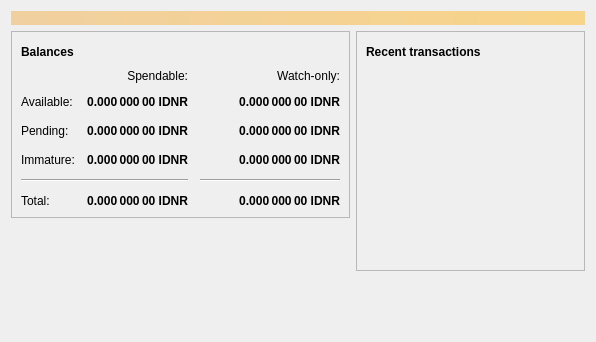
<?xml version="1.0" encoding="UTF-8"?>
<ui version="4.0">
 <class>OverviewPage</class>
 <widget class="QWidget" name="OverviewPage">
  <property name="geometry">
   <rect>
    <x>0</x>
    <y>0</y>
    <width>596</width>
    <height>342</height>
   </rect>
  </property>
  <property name="windowTitle">
   <string>Form</string>
  </property>
  <layout class="QVBoxLayout" name="topLayout">
   <item>
    <widget class="QLabel" name="labelAlerts">
     <property name="visible">
      <bool>false</bool>
     </property>
     <property name="styleSheet">
      <string notr="true">QLabel { background-color: qlineargradient(x1: 0, y1: 0, x2: 1, y2: 0, stop:0 #F0D0A0, stop:1 #F8D488); color:#000000; }</string>
     </property>
     <property name="wordWrap">
      <bool>true</bool>
     </property>
     <property name="margin">
      <number>3</number>
     </property>
     <property name="textInteractionFlags">
      <set>Qt::TextSelectableByMouse</set>
     </property>
    </widget>
   </item>
   <item>
    <layout class="QHBoxLayout" name="horizontalLayout" stretch="1,1">
     <item>
      <layout class="QVBoxLayout" name="verticalLayout_2">
       <item>
        <widget class="QFrame" name="frame">
         <property name="frameShape">
          <enum>QFrame::StyledPanel</enum>
         </property>
         <property name="frameShadow">
          <enum>QFrame::Raised</enum>
         </property>
         <layout class="QVBoxLayout" name="verticalLayout_4">
          <item>
           <layout class="QHBoxLayout" name="horizontalLayout_4">
            <item>
             <widget class="QLabel" name="label_5">
              <property name="font">
               <font>
                <weight>75</weight>
                <bold>true</bold>
               </font>
              </property>
              <property name="text">
               <string>Balances</string>
              </property>
             </widget>
            </item>
            <item>
             <widget class="QPushButton" name="labelWalletStatus">
              <property name="enabled">
               <bool>true</bool>
              </property>
              <property name="maximumSize">
               <size>
                <width>30</width>
                <height>16777215</height>
               </size>
              </property>
              <property name="toolTip">
               <string>The displayed information may be out of date. Your wallet automatically synchronizes with the Litecoin network after a connection is established, but this process has not completed yet.</string>
              </property>
              <property name="text">
               <string/>
              </property>
              <property name="icon">
               <iconset resource="../bitcoin.qrc">
                <normaloff>:/icons/warning</normaloff>
                <disabledoff>:/icons/warning</disabledoff>:/icons/warning</iconset>
              </property>
              <property name="iconSize">
               <size>
                <width>24</width>
                <height>24</height>
               </size>
              </property>
              <property name="flat">
               <bool>true</bool>
              </property>
             </widget>
            </item>
            <item>
             <spacer name="horizontalSpacer_3">
              <property name="orientation">
               <enum>Qt::Horizontal</enum>
              </property>
              <property name="sizeHint" stdset="0">
               <size>
                <width>40</width>
                <height>20</height>
               </size>
              </property>
             </spacer>
            </item>
           </layout>
          </item>
          <item>
           <layout class="QGridLayout" name="gridLayout">
            <property name="spacing">
             <number>12</number>
            </property>
            <item row="2" column="2">
             <widget class="QLabel" name="labelWatchPending">
              <property name="font">
               <font>
                <weight>75</weight>
                <bold>true</bold>
               </font>
              </property>
              <property name="cursor">
               <cursorShape>IBeamCursor</cursorShape>
              </property>
              <property name="toolTip">
               <string>Unconfirmed transactions to watch-only addresses</string>
              </property>
              <property name="text">
               <string notr="true">0.000 000 00 IDNR</string>
              </property>
              <property name="alignment">
               <set>Qt::AlignRight|Qt::AlignTrailing|Qt::AlignVCenter</set>
              </property>
              <property name="textInteractionFlags">
               <set>Qt::LinksAccessibleByMouse|Qt::TextSelectableByKeyboard|Qt::TextSelectableByMouse</set>
              </property>
             </widget>
            </item>
            <item row="2" column="1">
             <widget class="QLabel" name="labelUnconfirmed">
              <property name="font">
               <font>
                <weight>75</weight>
                <bold>true</bold>
               </font>
              </property>
              <property name="cursor">
               <cursorShape>IBeamCursor</cursorShape>
              </property>
              <property name="toolTip">
               <string>Total of transactions that have yet to be confirmed, and do not yet count toward the spendable balance</string>
              </property>
              <property name="text">
               <string notr="true">0.000 000 00 IDNR</string>
              </property>
              <property name="alignment">
               <set>Qt::AlignRight|Qt::AlignTrailing|Qt::AlignVCenter</set>
              </property>
              <property name="textInteractionFlags">
               <set>Qt::LinksAccessibleByMouse|Qt::TextSelectableByKeyboard|Qt::TextSelectableByMouse</set>
              </property>
             </widget>
            </item>
            <item row="3" column="2">
             <widget class="QLabel" name="labelWatchImmature">
              <property name="font">
               <font>
                <weight>75</weight>
                <bold>true</bold>
               </font>
              </property>
              <property name="cursor">
               <cursorShape>IBeamCursor</cursorShape>
              </property>
              <property name="toolTip">
               <string>Mined balance in watch-only addresses that has not yet matured</string>
              </property>
              <property name="text">
               <string notr="true">0.000 000 00 IDNR</string>
              </property>
              <property name="alignment">
               <set>Qt::AlignRight|Qt::AlignTrailing|Qt::AlignVCenter</set>
              </property>
              <property name="textInteractionFlags">
               <set>Qt::LinksAccessibleByMouse|Qt::TextSelectableByKeyboard|Qt::TextSelectableByMouse</set>
              </property>
             </widget>
            </item>
            <item row="4" column="0" colspan="2">
             <widget class="Line" name="line">
              <property name="orientation">
               <enum>Qt::Horizontal</enum>
              </property>
             </widget>
            </item>
            <item row="4" column="2">
             <widget class="Line" name="lineWatchBalance">
              <property name="sizePolicy">
               <sizepolicy hsizetype="Preferred" vsizetype="Fixed">
                <horstretch>0</horstretch>
                <verstretch>0</verstretch>
               </sizepolicy>
              </property>
              <property name="minimumSize">
               <size>
                <width>140</width>
                <height>0</height>
               </size>
              </property>
              <property name="orientation">
               <enum>Qt::Horizontal</enum>
              </property>
             </widget>
            </item>
            <item row="5" column="0">
             <widget class="QLabel" name="labelTotalText">
              <property name="text">
               <string>Total:</string>
              </property>
             </widget>
            </item>
            <item row="3" column="1">
             <widget class="QLabel" name="labelImmature">
              <property name="font">
               <font>
                <weight>75</weight>
                <bold>true</bold>
               </font>
              </property>
              <property name="cursor">
               <cursorShape>IBeamCursor</cursorShape>
              </property>
              <property name="toolTip">
               <string>Mined balance that has not yet matured</string>
              </property>
              <property name="text">
               <string notr="true">0.000 000 00 IDNR</string>
              </property>
              <property name="alignment">
               <set>Qt::AlignRight|Qt::AlignTrailing|Qt::AlignVCenter</set>
              </property>
              <property name="textInteractionFlags">
               <set>Qt::LinksAccessibleByMouse|Qt::TextSelectableByKeyboard|Qt::TextSelectableByMouse</set>
              </property>
             </widget>
            </item>
            <item row="2" column="3">
             <spacer name="horizontalSpacer_2">
              <property name="orientation">
               <enum>Qt::Horizontal</enum>
              </property>
              <property name="sizeHint" stdset="0">
               <size>
                <width>40</width>
                <height>20</height>
               </size>
              </property>
             </spacer>
            </item>
            <item row="3" column="0">
             <widget class="QLabel" name="labelImmatureText">
              <property name="text">
               <string>Immature:</string>
              </property>
             </widget>
            </item>
            <item row="5" column="1">
             <widget class="QLabel" name="labelTotal">
              <property name="font">
               <font>
                <weight>75</weight>
                <bold>true</bold>
               </font>
              </property>
              <property name="cursor">
               <cursorShape>IBeamCursor</cursorShape>
              </property>
              <property name="toolTip">
               <string>Your current total balance</string>
              </property>
              <property name="text">
               <string notr="true">0.000 000 00 IDNR</string>
              </property>
              <property name="alignment">
               <set>Qt::AlignRight|Qt::AlignTrailing|Qt::AlignVCenter</set>
              </property>
              <property name="textInteractionFlags">
               <set>Qt::LinksAccessibleByMouse|Qt::TextSelectableByKeyboard|Qt::TextSelectableByMouse</set>
              </property>
             </widget>
            </item>
            <item row="5" column="2">
             <widget class="QLabel" name="labelWatchTotal">
              <property name="font">
               <font>
                <weight>75</weight>
                <bold>true</bold>
               </font>
              </property>
              <property name="cursor">
               <cursorShape>IBeamCursor</cursorShape>
              </property>
              <property name="toolTip">
               <string>Current total balance in watch-only addresses</string>
              </property>
              <property name="text">
               <string notr="true">0.000 000 00 IDNR</string>
              </property>
              <property name="alignment">
               <set>Qt::AlignRight|Qt::AlignTrailing|Qt::AlignVCenter</set>
              </property>
              <property name="textInteractionFlags">
               <set>Qt::LinksAccessibleByMouse|Qt::TextSelectableByKeyboard|Qt::TextSelectableByMouse</set>
              </property>
             </widget>
            </item>
            <item row="0" column="2">
             <widget class="QLabel" name="labelWatchonly">
              <property name="text">
               <string>Watch-only:</string>
              </property>
              <property name="alignment">
               <set>Qt::AlignRight|Qt::AlignTrailing|Qt::AlignVCenter</set>
              </property>
             </widget>
            </item>
            <item row="1" column="0">
             <widget class="QLabel" name="labelBalanceText">
              <property name="text">
               <string>Available:</string>
              </property>
             </widget>
            </item>
            <item row="1" column="1">
             <widget class="QLabel" name="labelBalance">
              <property name="font">
               <font>
                <weight>75</weight>
                <bold>true</bold>
               </font>
              </property>
              <property name="cursor">
               <cursorShape>IBeamCursor</cursorShape>
              </property>
              <property name="toolTip">
               <string>Your current spendable balance</string>
              </property>
              <property name="text">
               <string notr="true">0.000 000 00 IDNR</string>
              </property>
              <property name="alignment">
               <set>Qt::AlignRight|Qt::AlignTrailing|Qt::AlignVCenter</set>
              </property>
              <property name="textInteractionFlags">
               <set>Qt::LinksAccessibleByMouse|Qt::TextSelectableByKeyboard|Qt::TextSelectableByMouse</set>
              </property>
             </widget>
            </item>
            <item row="1" column="2">
             <widget class="QLabel" name="labelWatchAvailable">
              <property name="font">
               <font>
                <weight>75</weight>
                <bold>true</bold>
               </font>
              </property>
              <property name="cursor">
               <cursorShape>IBeamCursor</cursorShape>
              </property>
              <property name="toolTip">
               <string>Your current balance in watch-only addresses</string>
              </property>
              <property name="text">
               <string notr="true">0.000 000 00 IDNR</string>
              </property>
              <property name="alignment">
               <set>Qt::AlignRight|Qt::AlignTrailing|Qt::AlignVCenter</set>
              </property>
              <property name="textInteractionFlags">
               <set>Qt::LinksAccessibleByMouse|Qt::TextSelectableByKeyboard|Qt::TextSelectableByMouse</set>
              </property>
             </widget>
            </item>
            <item row="2" column="0">
             <widget class="QLabel" name="labelPendingText">
              <property name="text">
               <string>Pending:</string>
              </property>
             </widget>
            </item>
            <item row="0" column="1">
             <widget class="QLabel" name="labelSpendable">
              <property name="text">
               <string>Spendable:</string>
              </property>
              <property name="alignment">
               <set>Qt::AlignRight|Qt::AlignTrailing|Qt::AlignVCenter</set>
              </property>
             </widget>
            </item>
           </layout>
          </item>
         </layout>
        </widget>
       </item>
       <item>
        <spacer name="verticalSpacer">
         <property name="orientation">
          <enum>Qt::Vertical</enum>
         </property>
         <property name="sizeHint" stdset="0">
          <size>
           <width>20</width>
           <height>40</height>
          </size>
         </property>
        </spacer>
       </item>
      </layout>
     </item>
     <item>
      <layout class="QVBoxLayout" name="verticalLayout_3">
       <item>
        <widget class="QFrame" name="frame_2">
         <property name="frameShape">
          <enum>QFrame::StyledPanel</enum>
         </property>
         <property name="frameShadow">
          <enum>QFrame::Raised</enum>
         </property>
         <layout class="QVBoxLayout" name="verticalLayout">
          <item>
           <layout class="QHBoxLayout" name="horizontalLayout_2">
            <item>
             <widget class="QLabel" name="label_4">
              <property name="font">
               <font>
                <weight>75</weight>
                <bold>true</bold>
               </font>
              </property>
              <property name="text">
               <string>Recent transactions</string>
              </property>
             </widget>
            </item>
            <item>
             <widget class="QPushButton" name="labelTransactionsStatus">
              <property name="enabled">
               <bool>true</bool>
              </property>
              <property name="maximumSize">
               <size>
                <width>30</width>
                <height>16777215</height>
               </size>
              </property>
              <property name="toolTip">
               <string>The displayed information may be out of date. Your wallet automatically synchronizes with the Litecoin network after a connection is established, but this process has not completed yet.</string>
              </property>
              <property name="text">
               <string/>
              </property>
              <property name="icon">
               <iconset resource="../bitcoin.qrc">
                <normaloff>:/icons/warning</normaloff>
                <disabledoff>:/icons/warning</disabledoff>:/icons/warning</iconset>
              </property>
              <property name="iconSize">
               <size>
                <width>24</width>
                <height>24</height>
               </size>
              </property>
              <property name="flat">
               <bool>true</bool>
              </property>
             </widget>
            </item>
            <item>
             <spacer name="horizontalSpacer">
              <property name="orientation">
               <enum>Qt::Horizontal</enum>
              </property>
              <property name="sizeHint" stdset="0">
               <size>
                <width>40</width>
                <height>20</height>
               </size>
              </property>
             </spacer>
            </item>
           </layout>
          </item>
          <item>
           <widget class="QListView" name="listTransactions">
            <property name="styleSheet">
             <string notr="true">QListView { background: transparent; }</string>
            </property>
            <property name="frameShape">
             <enum>QFrame::NoFrame</enum>
            </property>
            <property name="verticalScrollBarPolicy">
             <enum>Qt::ScrollBarAlwaysOff</enum>
            </property>
            <property name="horizontalScrollBarPolicy">
             <enum>Qt::ScrollBarAlwaysOff</enum>
            </property>
            <property name="selectionMode">
             <enum>QAbstractItemView::NoSelection</enum>
            </property>
           </widget>
          </item>
         </layout>
        </widget>
       </item>
       <item>
        <spacer name="verticalSpacer_2">
         <property name="orientation">
          <enum>Qt::Vertical</enum>
         </property>
         <property name="sizeHint" stdset="0">
          <size>
           <width>20</width>
           <height>40</height>
          </size>
         </property>
        </spacer>
       </item>
      </layout>
     </item>
    </layout>
   </item>
  </layout>
 </widget>
 <resources/>
 <connections/>
</ui>
